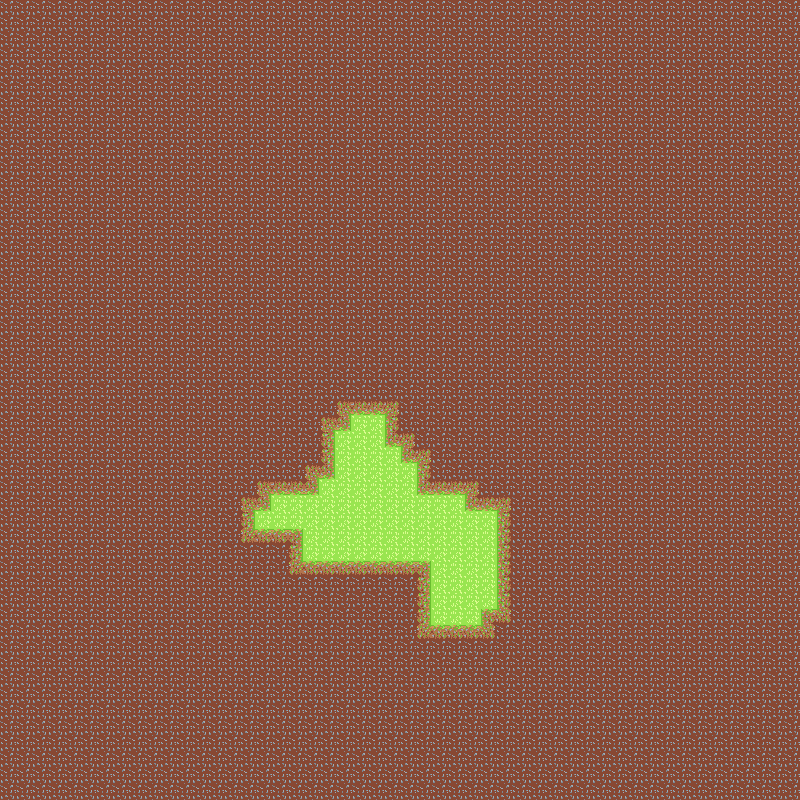

A level layout from a 2D game, rendered from its tile map. Below: a short description, then the map file with its tile-grid data intact:
An orthogonal 50x50 tile map with 16x16 px tiles, 1 tile layer (ground).

<map version="1.9" tiledversion="1.9.0" orientation="orthogonal" renderorder="right-down" width="50" height="50" tilewidth="16" tileheight="16" infinite="0" nextlayerid="2" nextobjectid="1">
 <tileset firstgid="1" source="TilesetPacks/Forest.tsx" />
 <layer id="1" name="ground" width="50" height="50">
  <data encoding="csv">
16,16,16,16,16,16,16,16,16,16,16,16,16,16,16,16,16,16,16,16,16,16,16,16,16,16,16,16,16,16,16,16,16,16,16,16,16,16,16,16,16,16,16,16,16,16,16,16,16,16,
16,16,16,16,16,16,16,16,16,16,16,16,16,16,16,16,16,16,16,16,16,16,16,16,16,16,16,16,16,16,16,16,16,16,16,16,16,16,16,16,16,16,16,16,16,16,16,16,16,16,
16,16,16,16,16,16,16,16,16,16,16,16,16,16,16,16,16,16,16,16,16,16,16,16,16,16,16,16,16,16,16,16,16,16,16,16,16,16,16,16,16,16,16,16,16,16,16,16,16,16,
16,16,16,16,16,16,16,16,16,16,16,16,16,16,16,16,16,16,16,16,16,16,16,16,16,16,16,16,16,16,16,16,16,16,16,16,16,16,16,16,16,16,16,16,16,16,16,16,16,16,
16,16,16,16,16,16,16,16,16,16,16,16,16,16,16,16,16,16,16,16,16,16,16,16,16,16,16,16,16,16,16,16,16,16,16,16,16,16,16,16,16,16,16,16,16,16,16,16,16,16,
16,16,16,16,16,16,16,16,16,16,16,16,16,16,16,16,16,16,16,16,16,16,16,16,16,16,16,16,16,16,16,16,16,16,16,16,16,16,16,16,16,16,16,16,16,16,16,16,16,16,
16,16,16,16,16,16,16,16,16,16,16,16,16,16,16,16,16,16,16,16,16,16,16,16,16,16,16,16,16,16,16,16,16,16,16,16,16,16,16,16,16,16,16,16,16,16,16,16,16,16,
16,16,16,16,16,16,16,16,16,16,16,16,16,16,16,16,16,16,16,16,16,16,16,16,16,16,16,16,16,16,16,16,16,16,16,16,16,16,16,16,16,16,16,16,16,16,16,16,16,16,
16,16,16,16,16,16,16,16,16,16,16,16,16,16,16,16,16,16,16,16,16,16,16,16,16,16,16,16,16,16,16,16,16,16,16,16,16,16,16,16,16,16,16,16,16,16,16,16,16,16,
16,16,16,16,16,16,16,16,16,16,16,16,16,16,16,16,16,16,16,16,16,16,16,16,16,16,16,16,16,16,16,16,16,16,16,16,16,16,16,16,16,16,16,16,16,16,16,16,16,16,
16,16,16,16,16,16,16,16,16,16,16,16,16,16,16,16,16,16,16,16,16,16,16,16,16,16,16,16,16,16,16,16,16,16,16,16,16,16,16,16,16,16,16,16,16,16,16,16,16,16,
16,16,16,16,16,16,16,16,16,16,16,16,16,16,16,16,16,16,16,16,16,16,16,16,16,16,16,16,16,16,16,16,16,16,16,16,16,16,16,16,16,16,16,16,16,16,16,16,16,16,
16,16,16,16,16,16,16,16,16,16,16,16,16,16,16,16,16,16,16,16,16,16,16,16,16,16,16,16,16,16,16,16,16,16,16,16,16,16,16,16,16,16,16,16,16,16,16,16,16,16,
16,16,16,16,16,16,16,16,16,16,16,16,16,16,16,16,16,16,16,16,16,16,16,16,16,16,16,16,16,16,16,16,16,16,16,16,16,16,16,16,16,16,16,16,16,16,16,16,16,16,
16,16,16,16,16,16,16,16,16,16,16,16,16,16,16,16,16,16,16,16,16,16,16,16,16,16,16,16,16,16,16,16,16,16,16,16,16,16,16,16,16,16,16,16,16,16,16,16,16,16,
16,16,16,16,16,16,16,16,16,16,16,16,16,16,16,16,16,16,16,16,16,16,16,16,16,16,16,16,16,16,16,16,16,16,16,16,16,16,16,16,16,16,16,16,16,16,16,16,16,16,
16,16,16,16,16,16,16,16,16,16,16,16,16,16,16,16,16,16,16,16,16,16,16,16,16,16,16,16,16,16,16,16,16,16,16,16,16,16,16,16,16,16,16,16,16,16,16,16,16,16,
16,16,16,16,16,16,16,16,16,16,16,16,16,16,16,16,16,16,16,16,16,16,16,16,16,16,16,16,16,16,16,16,16,16,16,16,16,16,16,16,16,16,16,16,16,16,16,16,16,16,
16,16,16,16,16,16,16,16,16,16,16,16,16,16,16,16,16,16,16,16,16,16,16,16,16,16,16,16,16,16,16,16,16,16,16,16,16,16,16,16,16,16,16,16,16,16,16,16,16,16,
16,16,16,16,16,16,16,16,16,16,16,16,16,16,16,16,16,16,16,16,16,16,16,16,16,16,16,16,16,16,16,16,16,16,16,16,16,16,16,16,16,16,16,16,16,16,16,16,16,16,
16,16,16,16,16,16,16,16,16,16,16,16,16,16,16,16,16,16,16,16,16,16,16,16,16,16,16,16,16,16,16,16,16,16,16,16,16,16,16,16,16,16,16,16,16,16,16,16,16,16,
16,16,16,16,16,16,16,16,16,16,16,16,16,16,16,16,16,16,16,16,16,16,16,16,16,16,16,16,16,16,16,16,16,16,16,16,16,16,16,16,16,16,16,16,16,16,16,16,16,16,
16,16,16,16,16,16,16,16,16,16,16,16,16,16,16,16,16,16,16,16,16,16,16,16,16,16,16,16,16,16,16,16,16,16,16,16,16,16,16,16,16,16,16,16,16,16,16,16,16,16,
16,16,16,16,16,16,16,16,16,16,16,16,16,16,16,16,16,16,16,16,16,16,16,16,16,16,16,16,16,16,16,16,16,16,16,16,16,16,16,16,16,16,16,16,16,16,16,16,16,16,
16,16,16,16,16,16,16,16,16,16,16,16,16,16,16,16,16,16,16,16,16,16,16,16,16,16,16,16,16,16,16,16,16,16,16,16,16,16,16,16,16,16,16,16,16,16,16,16,16,16,
16,16,16,16,16,16,16,16,16,16,16,16,16,16,16,16,16,16,16,16,16,1,2,2,3,16,16,16,16,16,16,16,16,16,16,16,16,16,16,16,16,16,16,16,16,16,16,16,16,16,
16,16,16,16,16,16,16,16,16,16,16,16,16,16,16,16,16,16,16,16,1,25,17,17,8,16,16,16,16,16,16,16,16,16,16,16,16,16,16,16,16,16,16,16,16,16,16,16,16,16,
16,16,16,16,16,16,16,16,16,16,16,16,16,16,16,16,16,16,16,16,6,17,17,17,24,3,16,16,16,16,16,16,16,16,16,16,16,16,16,16,16,16,16,16,16,16,16,16,16,16,
16,16,16,16,16,16,16,16,16,16,16,16,16,16,16,16,16,16,16,16,6,17,17,17,17,24,3,16,16,16,16,16,16,16,16,16,16,16,16,16,16,16,16,16,16,16,16,16,16,16,
16,16,16,16,16,16,16,16,16,16,16,16,16,16,16,16,16,16,16,1,25,17,17,17,17,17,8,16,16,16,16,16,16,16,16,16,16,16,16,16,16,16,16,16,16,16,16,16,16,16,
16,16,16,16,16,16,16,16,16,16,16,16,16,16,16,16,1,2,2,25,17,17,17,17,17,17,24,2,2,3,16,16,16,16,16,16,16,16,16,16,16,16,16,16,16,16,16,16,16,16,
16,16,16,16,16,16,16,16,16,16,16,16,16,16,16,1,25,17,17,17,17,17,17,17,17,17,17,17,17,24,2,3,16,16,16,16,16,16,16,16,16,16,16,16,16,16,16,16,16,16,
16,16,16,16,16,16,16,16,16,16,16,16,16,16,16,6,17,17,17,17,17,17,17,17,17,17,17,17,17,17,17,8,16,16,16,16,16,16,16,16,16,16,16,16,16,16,16,16,16,16,
16,16,16,16,16,16,16,16,16,16,16,16,16,16,16,11,12,12,20,17,17,17,17,17,17,17,17,17,17,17,17,8,16,16,16,16,16,16,16,16,16,16,16,16,16,16,16,16,16,16,
16,16,16,16,16,16,16,16,16,16,16,16,16,16,16,16,16,16,6,17,17,17,17,17,17,17,17,17,17,17,17,8,16,16,16,16,16,16,16,16,16,16,16,16,16,16,16,16,16,16,
16,16,16,16,16,16,16,16,16,16,16,16,16,16,16,16,16,16,11,12,12,12,12,12,12,12,20,17,17,17,17,8,16,16,16,16,16,16,16,16,16,16,16,16,16,16,16,16,16,16,
16,16,16,16,16,16,16,16,16,16,16,16,16,16,16,16,16,16,16,16,16,16,16,16,16,16,6,17,17,17,17,8,16,16,16,16,16,16,16,16,16,16,16,16,16,16,16,16,16,16,
16,16,16,16,16,16,16,16,16,16,16,16,16,16,16,16,16,16,16,16,16,16,16,16,16,16,6,17,17,17,17,8,16,16,16,16,16,16,16,16,16,16,16,16,16,16,16,16,16,16,
16,16,16,16,16,16,16,16,16,16,16,16,16,16,16,16,16,16,16,16,16,16,16,16,16,16,6,17,17,17,19,13,16,16,16,16,16,16,16,16,16,16,16,16,16,16,16,16,16,16,
16,16,16,16,16,16,16,16,16,16,16,16,16,16,16,16,16,16,16,16,16,16,16,16,16,16,11,12,12,12,13,16,16,16,16,16,16,16,16,16,16,16,16,16,16,16,16,16,16,16,
16,16,16,16,16,16,16,16,16,16,16,16,16,16,16,16,16,16,16,16,16,16,16,16,16,16,16,16,16,16,16,16,16,16,16,16,16,16,16,16,16,16,16,16,16,16,16,16,16,16,
16,16,16,16,16,16,16,16,16,16,16,16,16,16,16,16,16,16,16,16,16,16,16,16,16,16,16,16,16,16,16,16,16,16,16,16,16,16,16,16,16,16,16,16,16,16,16,16,16,16,
16,16,16,16,16,16,16,16,16,16,16,16,16,16,16,16,16,16,16,16,16,16,16,16,16,16,16,16,16,16,16,16,16,16,16,16,16,16,16,16,16,16,16,16,16,16,16,16,16,16,
16,16,16,16,16,16,16,16,16,16,16,16,16,16,16,16,16,16,16,16,16,16,16,16,16,16,16,16,16,16,16,16,16,16,16,16,16,16,16,16,16,16,16,16,16,16,16,16,16,16,
16,16,16,16,16,16,16,16,16,16,16,16,16,16,16,16,16,16,16,16,16,16,16,16,16,16,16,16,16,16,16,16,16,16,16,16,16,16,16,16,16,16,16,16,16,16,16,16,16,16,
16,16,16,16,16,16,16,16,16,16,16,16,16,16,16,16,16,16,16,16,16,16,16,16,16,16,16,16,16,16,16,16,16,16,16,16,16,16,16,16,16,16,16,16,16,16,16,16,16,16,
16,16,16,16,16,16,16,16,16,16,16,16,16,16,16,16,16,16,16,16,16,16,16,16,16,16,16,16,16,16,16,16,16,16,16,16,16,16,16,16,16,16,16,16,16,16,16,16,16,16,
16,16,16,16,16,16,16,16,16,16,16,16,16,16,16,16,16,16,16,16,16,16,16,16,16,16,16,16,16,16,16,16,16,16,16,16,16,16,16,16,16,16,16,16,16,16,16,16,16,16,
16,16,16,16,16,16,16,16,16,16,16,16,16,16,16,16,16,16,16,16,16,16,16,16,16,16,16,16,16,16,16,16,16,16,16,16,16,16,16,16,16,16,16,16,16,16,16,16,16,16,
16,16,16,16,16,16,16,16,16,16,16,16,16,16,16,16,16,16,16,16,16,16,16,16,16,16,16,16,16,16,16,16,16,16,16,16,16,16,16,16,16,16,16,16,16,16,16,16,16,16
</data>
 </layer>
</map>